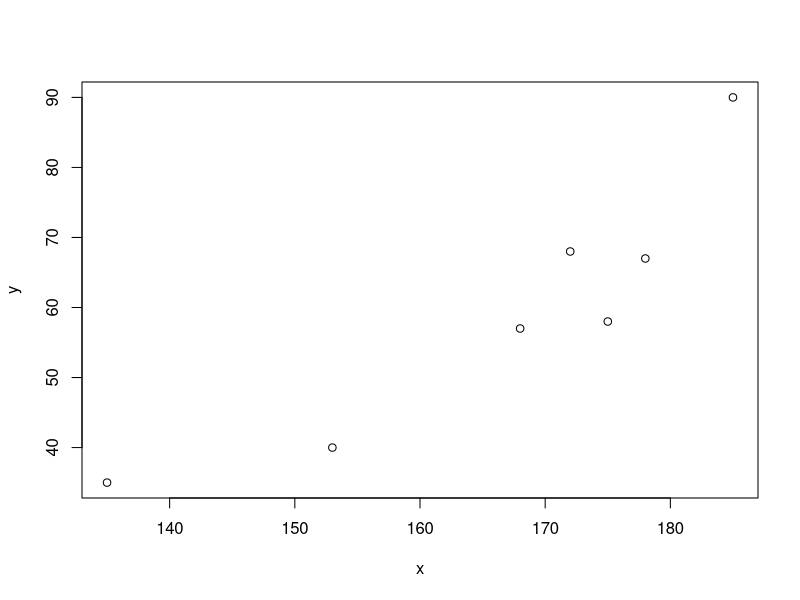
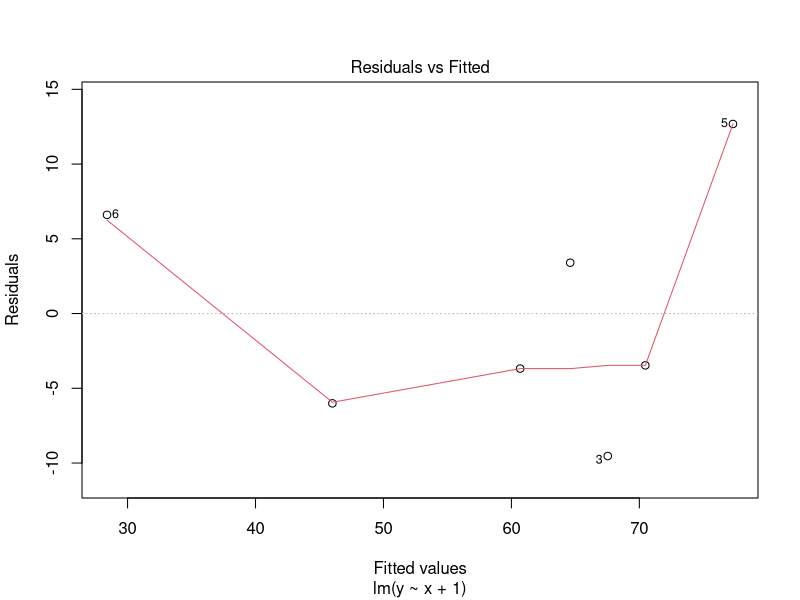
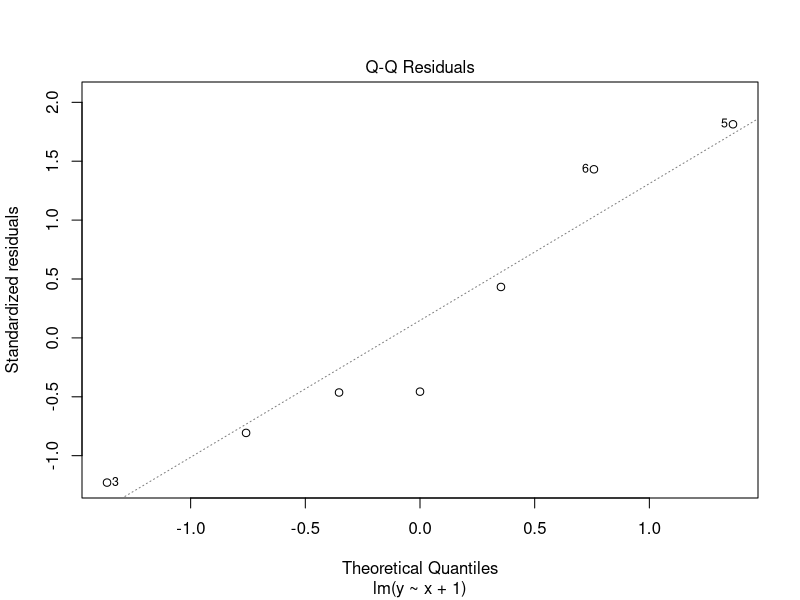
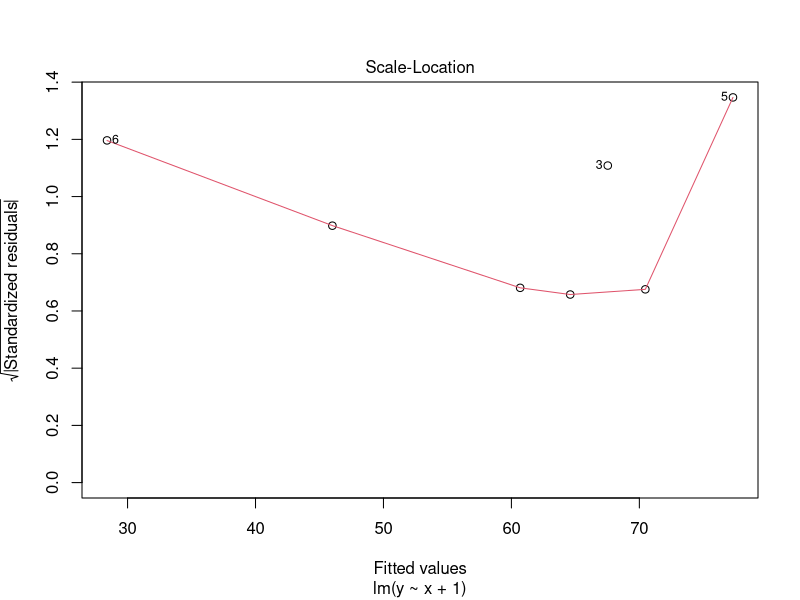
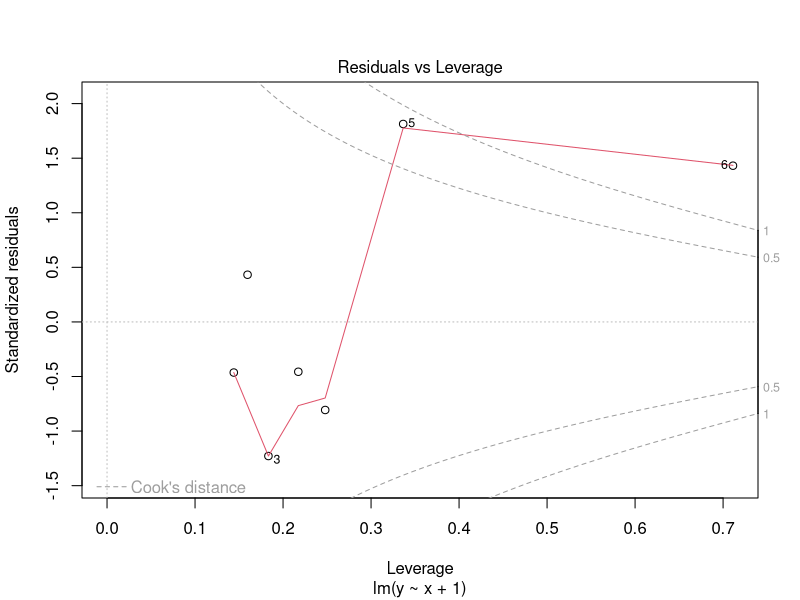
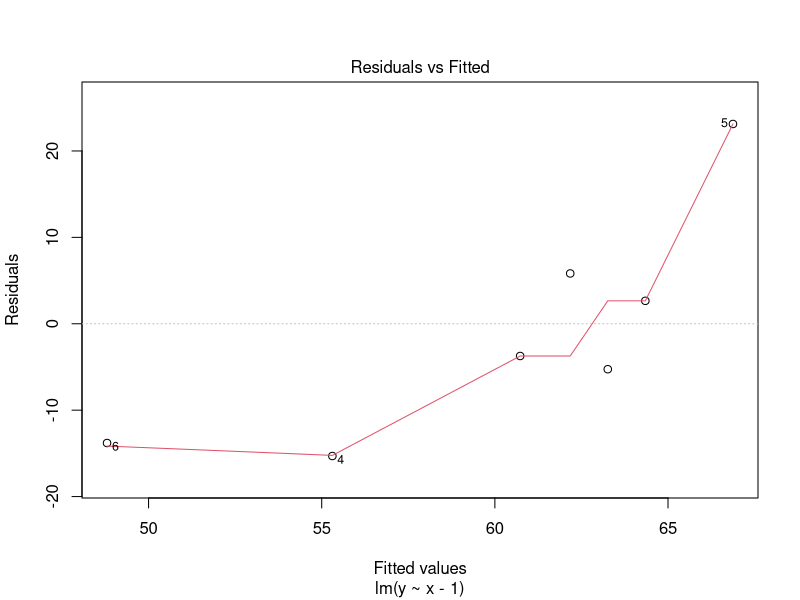
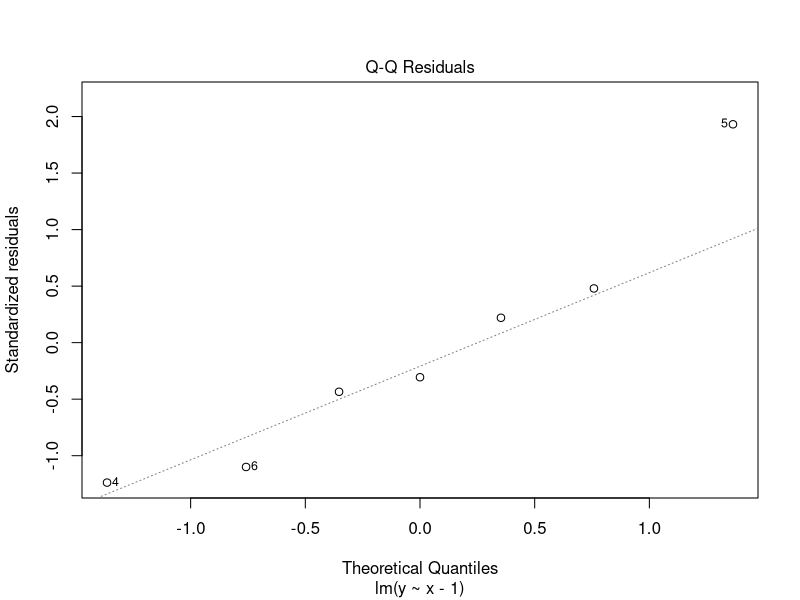
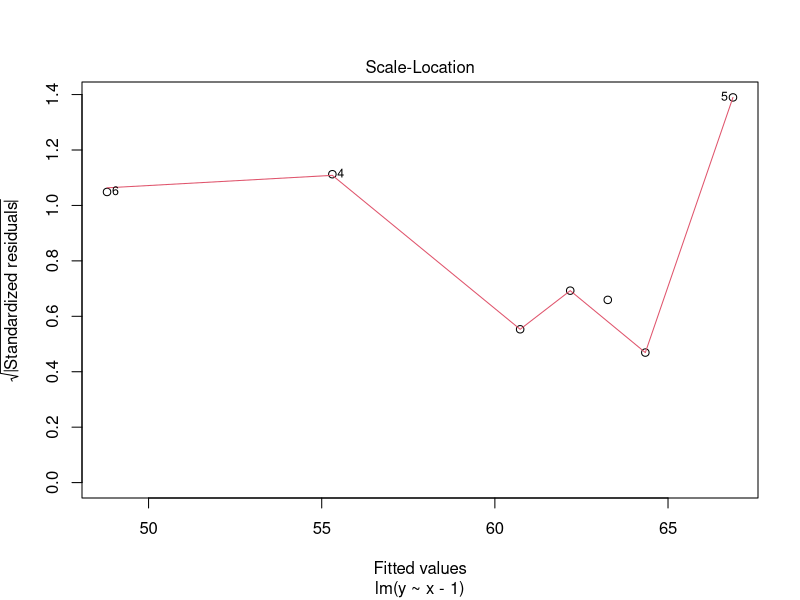

These figures' R source, in order: (Note: this script raises an error after producing the figures.)
# Residuals 残差 ; Coefficients 系数 ; Multiple R-squared 相关系数 ; p-value P值
y=c(67,57,58,40,90,35,68)
x=c(178,168,175,153,185,135,172)
plot(x,y)
z=lm(y~x+1)
summary(z)
plot(z)
m=lm(y~x-1)
summary(m)
plot(m)
z=data.frame(x=185)
predict(m,z)

swiss_lm=lm(Fertility~.,data=swiss)
summary(swiss_lm)
plot(swiss_lm)

sl=step(swiss_lm,direction = "backward")
sl=step(swiss_lm,direction = "both")
drop1(sl)

cement<-data.frame(
                   X1=c(7,1,11,11,7,11,3,1,2,21,1,11,10),
                   X2=c(26,29,56,31,52,55,71,31,54,47,40,66,68),
                   X3=c(6,15,8,8,6,9,17,22,18,4,23,9,8),
                   X4=c(60,52,20,47,33,22,6,44,22,26,34,12,12),
                   Y=c(78.5,74.3,104.3,87.6,95.9,109.2,102.7,72.5,93.1,115.9,83.8,113.3,109.4)
                   )
lm.sol<-lm(Y~X1+X2+X3+X4,data=cement)
summary(lm.sol)
lm.step<-step(lm.sol,direction = "backward")
summary(lm.step)
drop1(lm.step)
lm.opt<-lm(Y ~ X1+X2, data=cement)
summary(lm.opt)
shapiro.test(cement$X3)

Anscombe<-data.frame(
X=c(10.0, 8.0, 13.0, 9.0, 11.0, 14.0, 6.0, 4.0, 12.0, 7.0, 5.0),
Y1=c(8.04,6.95, 7.58,8.81,8.33,9.96,7.24,4.26,10.84,4.82,5.68), 
Y2=c(9.14,8.14, 8.74,8.77,9.26,8.10,6.13,3.10, 9.13,7.26,4.74), 
Y3=c(7.46,6.77,12.74,7.11,7.81,8.84,6.08,5.39, 8.15,6.44,5.73), 
X4=c(rep(8,7), 19, rep(8,3)), 
Y4=c(6.58,5.76,7.71,8.84,8.47,7.04,5.25,12.50, 5.56,7.91,6.89)
)
summary(lm(Y1~X,data=Anscombe))
summary(lm(Y2~X,data=Anscombe))
summary(lm(Y3~X,data=Anscombe))
summary(lm(Y4~X,data=Anscombe))
plot(lm(Y1~X,data=Anscombe))
plot(lm(Y2~X,data=Anscombe))
plot(lm(Y3~X,data=Anscombe))
plot(lm(Y4~X,data=Anscombe))

y.res<-residuals(lm.sol)
shapiro.test(y.res)
y.res<-resid(lm.sol)
y.fit<-predict(lm.sol)
plot(y.res~y.fit)


X<-scan()
Y<-scan()
lm.sol<-lm(Y~X)
summary(lm.sol)
y.rst<-rstandard(lm.sol)
y.fit<-predict(lm.sol)
plot(y.rst~y.fit)

lm.new<-update(lm.sol, sqrt(.)~.)
coef(lm.new)
summary(lm.new)
yn.rst<-rstandard(lm.new)
yn.fit<-predict(lm.new)
plot(yn.rst~yn.fit)


collinear<-data.frame(
  Y=c(10.006, 9.737, 15.087,8.422,8.625,16.289, 5.958,9.313, 12.960,5.541,8.756,10.937),
  X1=rep(c(8, 0, 2, 0), c(3,3,3,3)),
  X2=rep(c(1, 0, 7, 0), c(3,3,3,3)),
  X3=rep(c(1, 9, 0), c(3, 3,6)),
  X4=rep(c(1, 0, 1, 10), c(1, 2, 6, 3)), 
  X5=c(0.541, 0.130, 2.116, -2.397, -0.046, 0.365,1.996, 0.228, 1.38, -0.798, 0.257, 0.440 ),                                                                                                                                                                                     
  X6=c(-0.099, 0.070, 0.115, 0.252, 0.017, 1.504,-0.865, -0.055, 0.502, -0.399, 0.101, 0.432)                                                                                                                             
)
XX<-cor(collinear[2:7])
kappa(XX,exact=TRUE)
eigen(XX)

a=c(0,1,2,3,4,5)
b=c(0.000,0.129,0.300,0.671,0.857,0.900)
plot(a~b)
norell<-data.frame(x=0:5,n=rep(70,6),successc(0,9,21,47,60,63))

x=c(1.5,2.8,4.5,7.5,10.5,13.5,15.1,16.5,19.5,22.5,24.5,26.5)
y=c(7.0,5.5,4.6,3.6,2.9,2.7,2.5,2.4,2.2,2.1,1.9,1.8)
plot(x,y)
lm.1=lm(y~x)
summary(lm.1)
lm.log=lm(y~log(x))
summary(lm.log)
lm.exp=lm(log(y)~x)
summary(lm.exp)
lm.pow=lm(log(y)~log(x))
summary(lm.pow)
lines(x,exp(fitted(lm.pow)))
